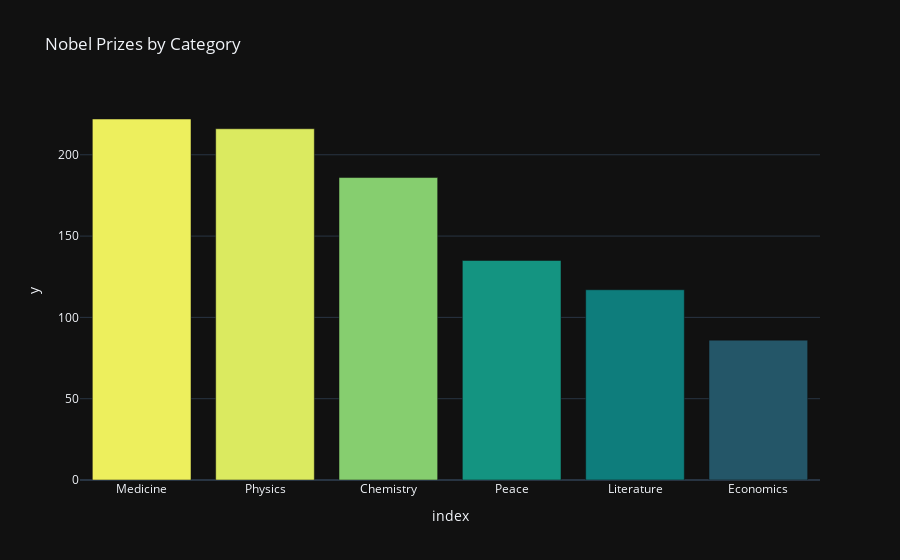

Source (notebook cell):
### Code cell
import plotly.express as px
fig = px.bar(pc, y= pc.values, color=pc.values, x=pc.index, title="Nobel Prizes by Category", color_continuous_scale=px.colors.sequential.Aggrnyl)
fig.update_layout(coloraxis_showscale=False)
fig.show()

### Figure 1 — Plotly figure (JSON) as saved in the notebook; plotly's stock layout.template omitted (floating-point values rounded to 4 significant figures)
{"data": [{"alignmentgroup": "True", "hovertemplate": "index=%{x}<br>y=%{y}<br>color=%{marker.color}<extra></extra>", "legendgroup": "", "marker": {"color": [222, 216, 186, 135, 117, 86], "coloraxis": "coloraxis", "pattern": {"shape": ""}}, "name": "", "offsetgroup": "", "orientation": "v", "showlegend": false, "textposition": "auto", "x": ["Medicine", "Physics", "Chemistry", "Peace", "Literature", "Economics"], "xaxis": "x", "y": [222, 216, 186, 135, 117, 86], "yaxis": "y", "type": "bar"}], "layout": {"xaxis": {"anchor": "y", "domain": [0.0, 1.0], "title": {"text": "index"}}, "yaxis": {"anchor": "x", "domain": [0.0, 1.0], "title": {"text": "y"}}, "coloraxis": {"colorbar": {"title": {"text": "color"}}, "colorscale": [[0.0, "rgb(36, 86, 104)"], [0.1667, "rgb(15, 114, 121)"], [0.3333, "rgb(13, 143, 129)"], [0.5, "rgb(57, 171, 126)"], [0.6667, "rgb(110, 197, 116)"], [0.8333, "rgb(169, 220, 103)"], [1.0, "rgb(237, 239, 93)"]], "showscale": false}, "legend": {"tracegroupgap": 0}, "title": {"text": "Nobel Prizes by Category"}, "barmode": "relative"}}
